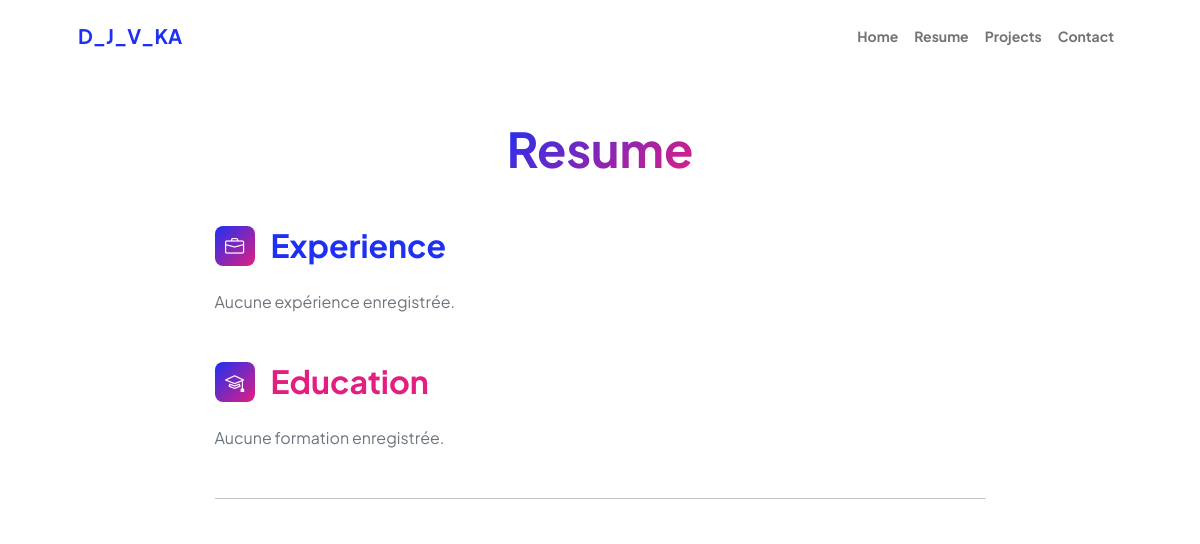
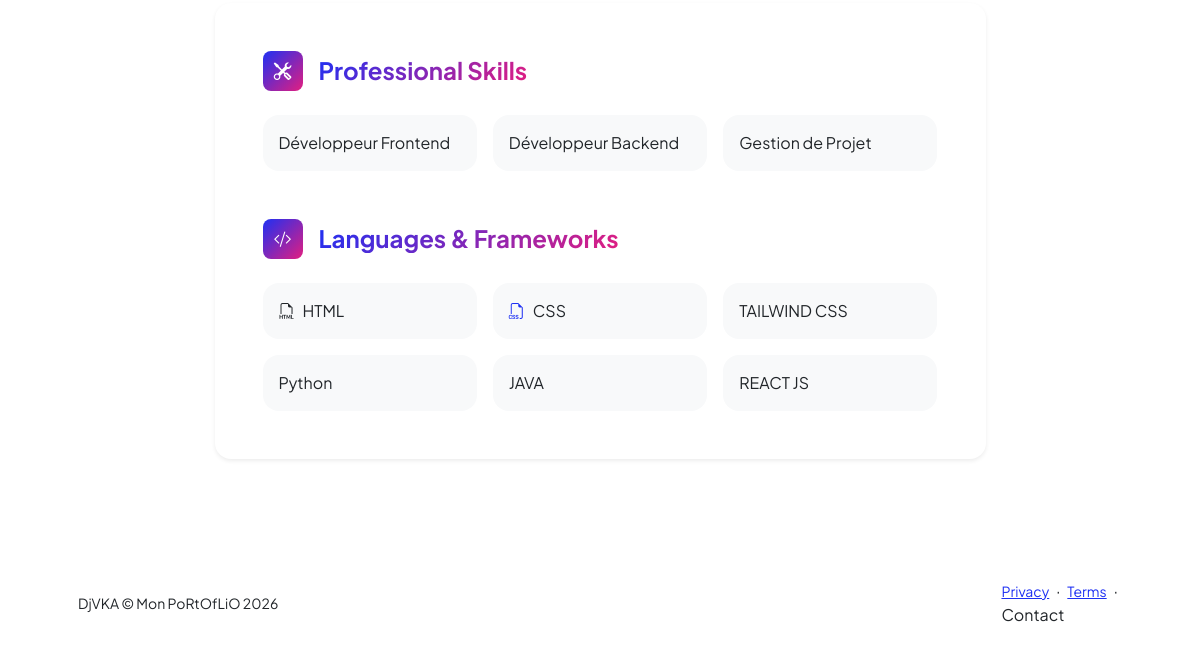
Before: /resume/ with the older database file (2 pictures, top to bottom).
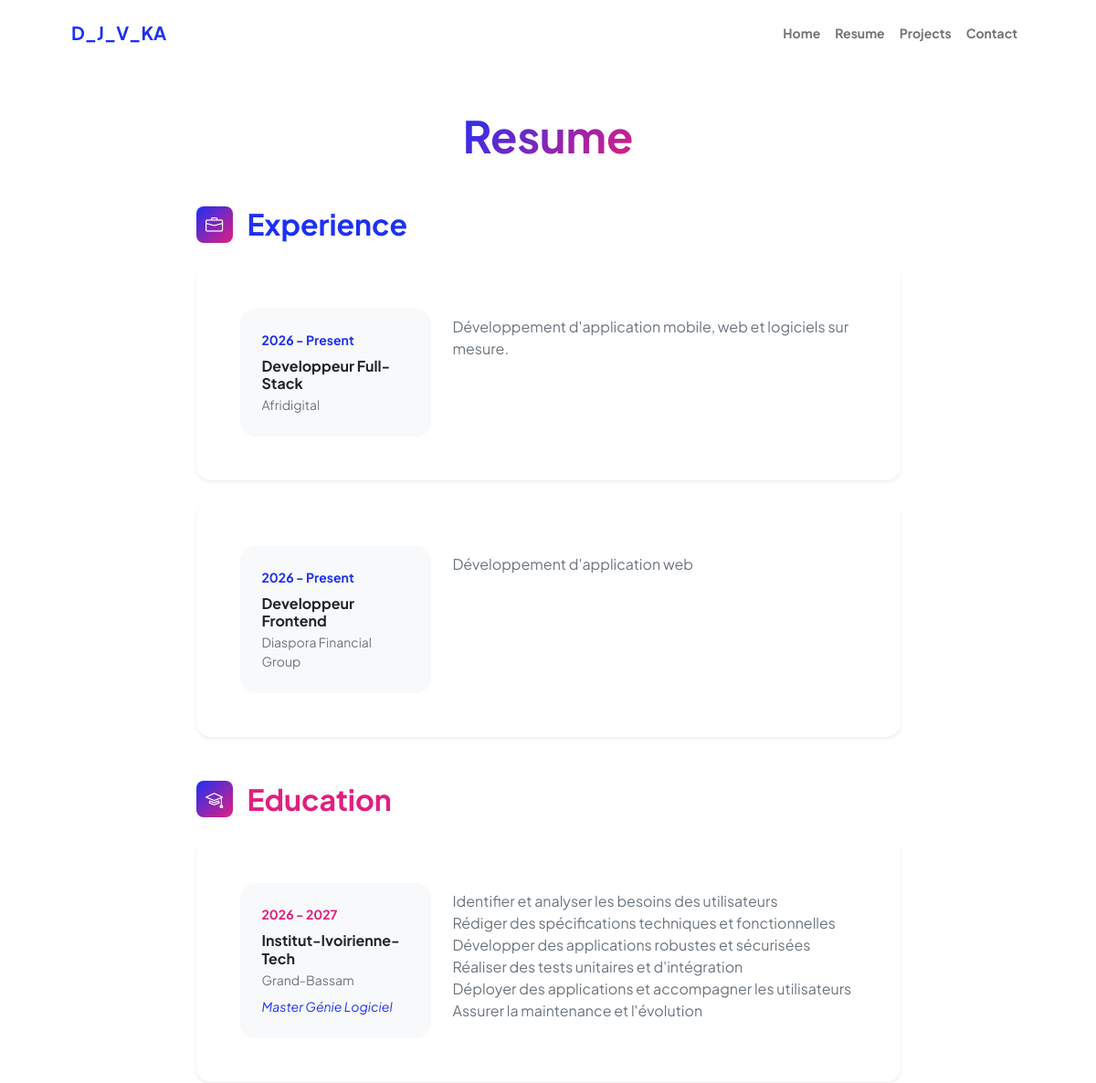
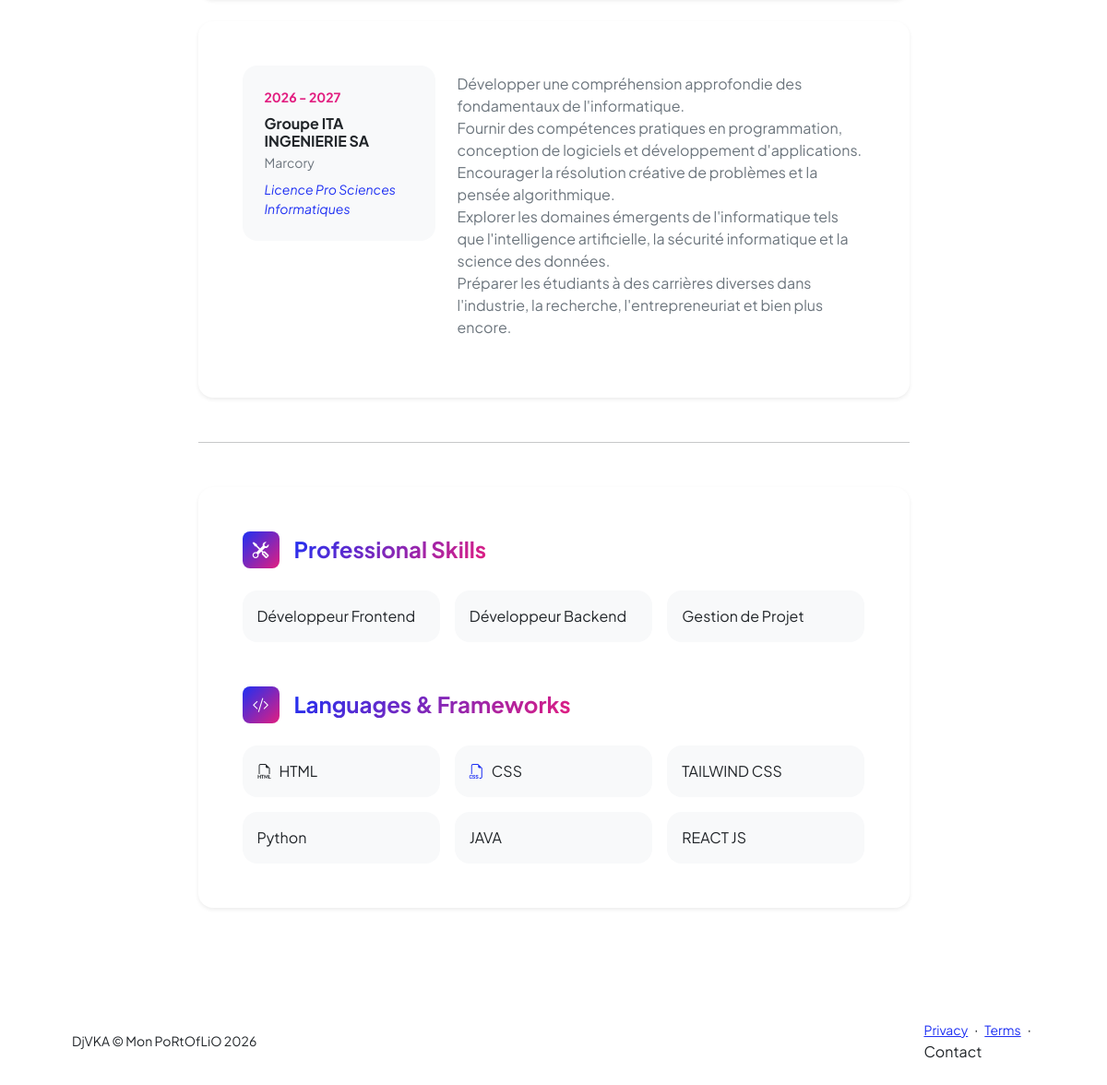
After: the same page with the newer database file (2 pictures, top to bottom).
### pages/models/resume.py (models this page shows, shortened)
class Resume(StandardModel):
    class Meta:
        verbose_name = "Résumé"
        verbose_name_plural = "Résumés"
    User = models.ForeignKey(
        User,
        on_delete=models.CASCADE,
        related_name="resumes",
        verbose_name=_("Experiences"),
    )
    profession = models.CharField(
        max_length=50, blank=True, null=True, verbose_name=_("Profession ")
    )
    nom_societe = models.CharField(
        max_length=100, blank=True, null=True, verbose_name=_("Nom de la société")
    )
    mission = models.TextField(
        max_length=500,
        blank=True,
        null=True,
        verbose_name=_("Mission au sein de la société"),
    )

### pages/models/education.py (models this page shows, shortened)
class Education(StandardModel):
    user = models.ForeignKey(
        User,
        on_delete=models.CASCADE,
        related_name='educations',
        verbose_name=_('Accueil Page')
    )
    name = models.CharField(max_length=50, verbose_name=_('Nom'))
    ville = models.CharField(max_length=100, verbose_name=_('Ville'))
    diplome = models.CharField(max_length=200,verbose_name=_('Diplôme Obtenue'))
    description = models.TextField(max_length=900,verbose_name=_('Description'))
    class Meta:
        verbose_name = "Education"
        verbose_name_plural = "Educations"

### pages/views/resume_view.py (the view)
# urls.py: path('resume/', resume_pages, name='resume_pages'),
def resume_pages(request):
    datas = {
        "resumes": Resume.objects.filter(active=True),
        "educations": Education.objects.all(),
    }
    return render(request, "resume.html", datas)

### pages/templates/resume.html (shortened to what this page needs)
{% extends "pages/base.html" %}
{% load static %}
{% block content %}
<div class="container px-5 my-5">
    <div class="text-center mb-5">
        <h1 class="display-5 fw-bolder mb-0"><span class="text-gradient d-inline">Resume</span></h1>
    </div>
    <div class="row gx-5 justify-content-center">
        <div class="col-lg-11 col-xl-9 col-xxl-8">
            <section class="mb-5">
                <div class="d-flex align-items-center mb-4">
                    <div class="feature bg-primary bg-gradient-primary-to-secondary text-white rounded-3 me-3 d-inline-flex align-items-center justify-content-center" style="width: 40px; height: 40px;">
                        <i class="bi bi-briefcase" style="font-size: 1.2rem;"></i>
                    </div>
                    <h2 class="text-primary fw-bolder mb-0">Experience</h2>
                </div>
                {% for resume in resumes %}
                <div class="card shadow-sm border-0 rounded-4 mb-4 bg-white">
                    <div class="card-body p-4 p-md-5">
                        <div class="row align-items-start gx-4">
                            <div class="col-100 col-lg-4 text-center text-lg-start mb-4 mb-lg-0">
                                <div class="bg-light p-4 rounded-4">
                                    <div class="text-primary fw-bolder small mb-2">
                                        {{ resume.date_debut|default:"2026" }} - {{ resume.date_fin|default:"Present" }}
                                    </div>
                                    <div class="fw-bold text-dark h6 mb-1">{{ resume.profession }}</div>
                                    <div class="small text-muted fw-medium">{{ resume.nom_societe }}</div>
                                </div>
                            </div>
                            <div class="col-lg-8 pt-2">
                                <div class="text-muted leading-relaxed">{{ resume.mission|linebreaks }}</div>
                            </div>
                        </div>
                    </div>
                </div>
                {% empty %}
                <p class="text-muted italic">Aucune expérience enregistrée.</p>
                {% endfor %}
            </section>
            <section class="mb-5">
                <div class="d-flex align-items-center mb-4">
                    <div class="feature bg-secondary bg-gradient-primary-to-secondary text-white rounded-3 me-3 d-inline-flex align-items-center justify-content-center" style="width: 40px; height: 40px;">
                        <i class="bi bi-mortarboard" style="font-size: 1.2rem;"></i>
                    </div>
                    <h2 class="text-secondary fw-bolder mb-0">Education</h2>
                </div>
                {% for education in educations %}
                <div class="card shadow-sm border-0 rounded-4 mb-4 bg-white">
                    <div class="card-body p-4 p-md-5">
                        <div class="row align-items-start gx-4">
                            <div class="col-100 col-lg-4 text-center text-lg-start mb-4 mb-lg-0">
                                <div class="bg-light p-4 rounded-4">
                                    <div class="text-secondary fw-bolder small mb-2">
                                        {{ education.date_debut|default:"2026" }} - {{ education.date_fin|default:"2027" }}
                                    </div>
                                    <div class="fw-bold text-dark h6 mb-1">{{ education.name }}</div>
                                    <div class="small text-muted mb-2">{{ education.ville }}</div>
                                    <div class="fst-italic small text-primary fw-medium">{{ education.diplome }}</div>
                                </div>
                            </div>
                            <div class="col-lg-8 pt-2">
                                <div class="text-muted leading-relaxed">{{ education.description|linebreaks }}</div>
                            </div>
                        </div>
                    </div>
                </div>
                {% empty %}
                <p class="text-muted italic">Aucune formation enregistrée.</p>
                {% endfor %}
            </section>
            <hr class="my-5 opacity-25">
            <section>
                <div class="card shadow-sm border-0 rounded-4 mb-5 bg-white">
                    <div class="card-body p-4 p-md-5">
                        <div class="mb-5">
                            <div class="d-flex align-items-center mb-4">
                                <div class="feature bg-primary bg-gradient-primary-to-secondary text-white rounded-3 me-3 d-inline-flex align-items-center justify-content-center" style="width: 40px; height: 40px;">
                                    <i class="bi bi-tools" style="font-size: 1.1rem;"></i>
                                </div>
                                <h3 class="fw-bolder mb-0 h4"><span class="text-gradient d-inline">Professional Skills</span></h3>
                            </div>
                            <div class="row g-3 row-cols-1 row-cols-sm-2 row-cols-md-3">
                                <div class="col"><div class="d-flex align-items-center bg-light rounded-4 p-3 h-100 fw-medium text-dark skill-badge">Développeur Frontend</div></div>
                                <div class="col"><div class="d-flex align-items-center bg-light rounded-4 p-3 h-100 fw-medium text-dark skill-badge">Développeur Backend</div></div>
                                <div class="col"><div class="d-flex align-items-center bg-light rounded-4 p-3 h-100 fw-medium text-dark skill-badge">Gestion de Projet</div></div>
                            </div>
                        </div>
                        <div class="mb-0">
                            <div class="d-flex align-items-center mb-4">
                                <div class="feature bg-primary bg-gradient-primary-to-secondary text-white rounded-3 me-3 d-inline-flex align-items-center justify-content-center" style="width: 40px; height: 40px;">
                                    <i class="bi bi-code-slash" style="font-size: 1.1rem;"></i>
                                </div>
                                <h3 class="fw-bolder mb-0 h4"><span class="text-gradient d-inline">Languages & Frameworks</span></h3>
                            </div>
                            <div class="row g-3 row-cols-2 row-cols-md-3">
                                <div class="col"><div class="d-flex align-items-center bg-light rounded-4 p-3 h-100 fw-medium text-dark skill-badge"><i class="bi bi-filetype-html text-orange me-2"></i> HTML</div></div>
                                <div class="col"><div class="d-flex align-items-center bg-light rounded-4 p-3 h-100 fw-medium text-dark skill-badge"><i class="bi bi-filetype-css text-primary me-2"></i> CSS</div></div>
                                <div class="col"><div class="d-flex align-items-center bg-light rounded-4 p-3 h-100 fw-medium text-dark skill-badge">TAILWIND CSS</div></div>
                                <div class="col"><div class="d-flex align-items-center bg-light rounded-4 p-3 h-100 fw-medium text-dark skill-badge">Python</div></div>
                                <div class="col"><div class="d-flex align-items-center bg-light rounded-4 p-3 h-100 fw-medium text-dark skill-badge">JAVA</div></div>
                                <div class="col"><div class="d-flex align-items-center bg-light rounded-4 p-3 h-100 fw-medium text-dark skill-badge">REACT JS</div></div>
                            </div>
                        </div>
                    </div>
                </div>
            </section>
        </div>
    </div>
</div>
{% endblock %}

### base/templates/pages/base.html (shortened to what this page needs)
{% load static %}
<!DOCTYPE html>
<html lang="en">
<head>
    <link href="https://cdn.jsdelivr.net/npm/bootstrap-icons@1.8.1/font/bootstrap-icons.css" rel="stylesheet" />
    <link href="{% static 'assets/css/style.css' %}" rel="stylesheet" />
</head>
<body class="d-flex flex-column h-100">
    <main class="flex-shrink-0">
        <nav class="navbar navbar-expand-lg navbar-light bg-white py-3">
            <div class="container px-5">
                <a class="navbar-brand" href="{% url 'home_pages' %}">
                    <span class="fw-bolder text-primary">D_J_V_KA</span>
                </a>
                <div class="collapse navbar-collapse" id="navbarSupportedContent">
                    <ul class="navbar-nav ms-auto mb-2 mb-lg-0 small fw-bolder">
                        <li class="nav-item"><a class="nav-link" href="{% url 'home_pages' %}">Home</a></li>
                        <li class="nav-item"><a class="nav-link" href="{% url 'resume_pages' %}">Resume</a></li>
                        <li class="nav-item"><a  class="nav-link"href="{% url 'project_pages' %}">Projects</a></li>
                        <li class="nav-item"><a  class="nav-link"href="{% url 'contact_view' %}">Contact</a></li>
                    </ul>
                </div>
            </div>
        </nav>
        {% block content %}
        {% endblock %}
    </main>
    <footer class="bg-white py-4 mt-auto">
        <div class="container px-5">
            <div class="row align-items-center justify-content-between flex-column flex-sm-row">
                <div class="col-auto">
                    <div class="small m-0">
                        DjVKA &copy; Mon PoRtOfLiO 2026
                    </div>
                </div>
                <div class="col-auto">
                    <a class="small" href="#">Privacy</a>
                    <span class="mx-1">&middot;</span>
                    <a class="small" href="#">Terms</a>
                    <span class="mx-1">&middot;</span>
                    <a  class="nav-link"href="{% url 'contact_view' %}">Contact</a>
                </div>
            </div>
        </div>
    </footer>
</body>
</html>

Changed rows visible on the page:
added Resume: date_debut "2026", date_fin "Present", profession "Developpeur Full-Stack", nom_societe "Afridigital", mission "Développement d'application mobile, web et logiciels sur mesure."
added Resume: date_debut "2026", date_fin "Present", profession "Developpeur Frontend", nom_societe "Diaspora Financial Group", mission "Développement d'application web"
added Education: date_debut "2026", date_fin "2027", name "Institut-Ivoirienne-Tech", ville "Grand-Bassam", diplome "Master Génie Logiciel", description "Identifier et analyser les besoins des utilisateurs Rédiger des spécifications techniques et fonctionnelles Développer des applications robustes et sécurisées Réaliser des tests unitaires et d'intégration Déployer des applications et accompagner les utilisateurs Assurer la maintenance et l'évolution"
added Education: date_debut "2026", date_fin "2027", name "Groupe ITA INGENIERIE SA", ville "Marcory", diplome "Licence Pro Sciences Informatiques", description "Développer une compréhension approfondie des fondamentaux de l'informatique. Fournir des compétences pratiques en programmation, conception de logiciels et développement d'applications. Encourager la résolution créative de problèmes et la pensée algorithmique. Explorer les domaines émergents de l'informatique tels que l'intelligence artificielle, la sécurité informatique et la science des données. Préparer les étudiants à des carrières diverses dans l'industrie, la recherche, l'entrepreneuriat et bien plus encore."
Other visible differences:
text no longer shown: "Aucune expérience enregistrée. Aucune formation enregistrée."
